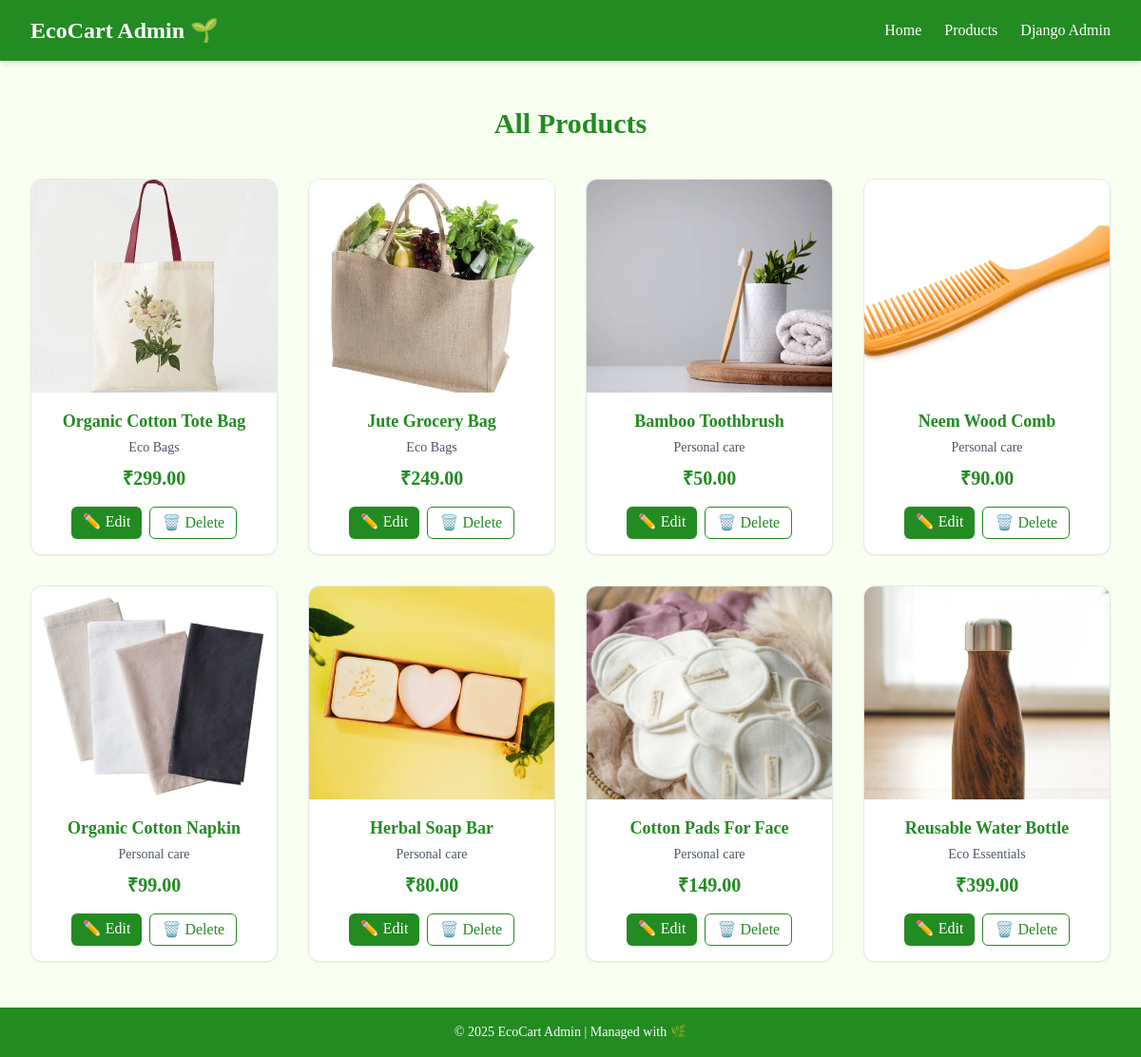
Screenshot of /admin_view_products with the database file from the repository.
### app/models.py (models this page shows, shortened)
class Product(models.Model):
    name = models.CharField(max_length=200)
    category = models.ForeignKey(Category, on_delete=models.CASCADE, related_name='products')
    description = models.TextField()
    price = models.DecimalField(max_digits=8, decimal_places=2)
    image = models.ImageField(upload_to='product_images/', null=True, blank=True)
    eco_rating = models.IntegerField(default=5)

class Category(models.Model):
    name = models.CharField(max_length=100)

### app/views.py (the view)
# urls.py: path('admin_view_products',views.admin_view_products, name='admin_view_products'),
def admin_view_products(request):
    products = Product.objects.select_related('category').all()
    return render(request, 'adminviewproducts.html', {'products': products})

### templates/adminviewproducts.html (shortened to what this page needs)
{% load static %}
<!DOCTYPE html>
<html lang="en">
<head>
  <script src="https://cdn.tailwindcss.com"></script>
</head>
<body class="bg-bgColor text-gray-800 font-[Poppins]">
  <nav class="bg-mainGreen text-white px-8 py-4 flex justify-between items-center shadow-md">
    <h1 class="text-2xl font-bold">EcoCart Admin 🌱</h1>
    <ul class="flex gap-6">
      <li><a href="/" class="hover:text-accentBeige">Home</a></li>
      <li><a href="{% url 'admin_view_products' %}" class="hover:text-accentBeige">Products</a></li>
      <li><a href="/admin/" class="hover:text-accentBeige">Django Admin</a></li>
    </ul>
  </nav>
  <section class="px-8 py-12">
    <h2 class="text-3xl font-bold text-mainGreen text-center mb-10">All Products</h2>
    <div class="grid grid-cols-1 sm:grid-cols-2 md:grid-cols-3 lg:grid-cols-4 gap-8">
      {% for product in products %}
      <div class="bg-white border border-gray-200 rounded-xl shadow-sm hover:shadow-lg transition transform hover:-translate-y-1 overflow-hidden">
        <div class="h-56 overflow-hidden">
          <img src="{{ product.image.url }}" alt="{{ product.name }}" class="w-full h-full object-cover hover:scale-105 transition duration-300">
        </div>
        <div class="p-4 text-center">
          <h3 class="text-lg font-semibold text-mainGreen">{{ product.name }}</h3>
          <p class="text-gray-600 text-sm mt-1">{{ product.category.name }}</p>
          <p class="text-xl font-bold text-mainGreen mt-2">₹{{ product.price }}</p>
          <div class="flex justify-center gap-2 mt-4">
            <a href="{% url 'edit_product' product.id %}" class="bg-mainGreen text-white px-3 py-1 rounded-md hover:bg-green-700 transition">✏️ Edit</a>
            <a href="{% url 'delete_product' product.id %}" onclick="return confirm('Are you sure you want to delete this product?');" class="border border-mainGreen text-mainGreen px-3 py-1 rounded-md hover:bg-red-600 hover:text-white transition">🗑️ Delete</a>
          </div>
        </div>
      </div>
      {% empty %}
      <p class="col-span-full text-center text-gray-600">No products available.</p>
      {% endfor %}
    </div>
  </section>
  <footer class="bg-mainGreen text-white text-center py-4 text-sm">
    © 2025 EcoCart Admin | Managed with 🌿
  </footer>
</body>
</html>

### rows the page displays
Product: image (picture), name "Organic Cotton Tote Bag", category.name "Eco Bags", price "299.00"
Product: image (picture), name "Jute Grocery Bag", category.name "Eco Bags", price "249.00"
Product: image (picture), name "Bamboo Toothbrush", category.name "Personal care", price "50.00"
Product: image (picture), name "Neem Wood Comb", category.name "Personal care", price "90.00"
Product: image (picture), name "Organic Cotton Napkin", category.name "Personal care", price "99.00"
Product: image (picture), name "Herbal Soap Bar", category.name "Personal care", price "80.00"
Product: image (picture), name "Cotton Pads For Face", category.name "Personal care", price "149.00"
Product: image (picture), name "Reusable Water Bottle", category.name "Eco Essentials", price "399.00"
